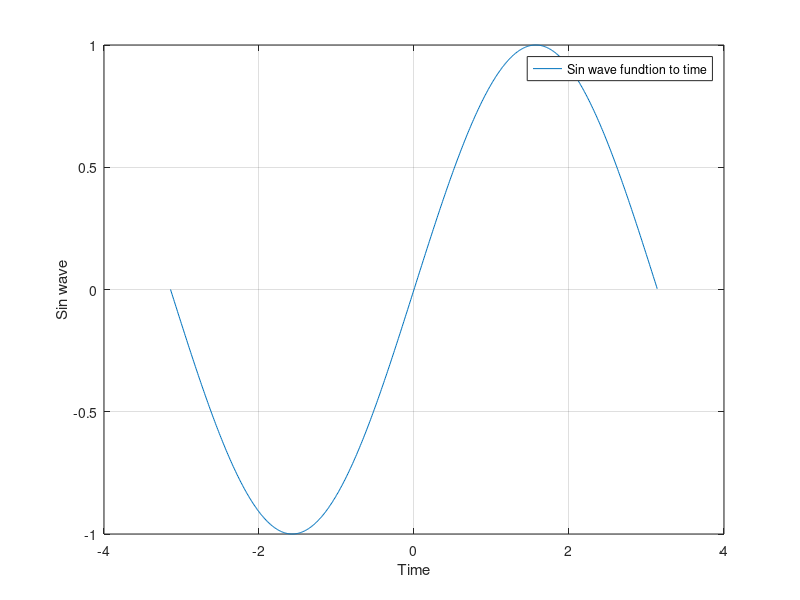

Write the MATLAB code that produced this figure.
% Generate data for a simple plot (e.g., a sine wave).
% Plot the data with proper labels and a legend.

time = [-pi :0.01:pi];
plot(time,sin(time));
grid on 
xlabel('Time');
ylabel('Sin wave');
legend('Sin wave fundtion to time');
